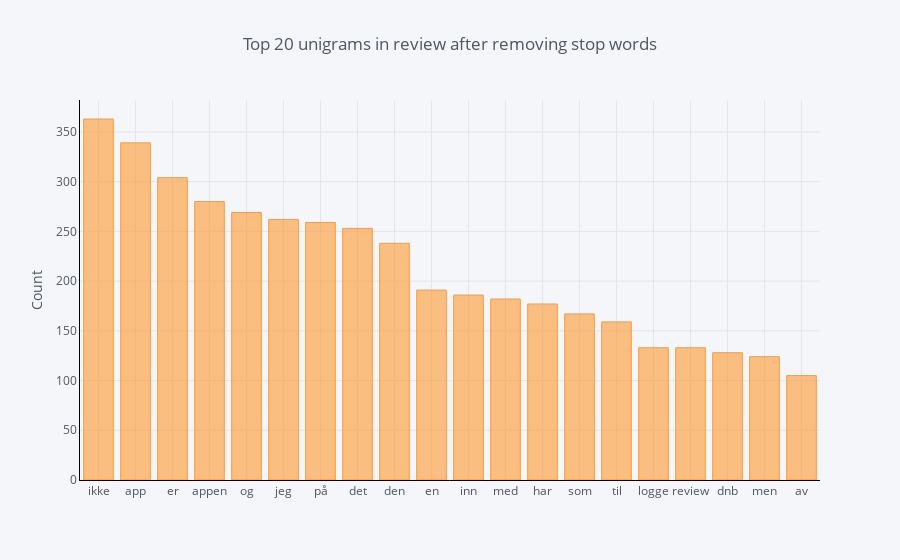

The cell this chart's notebook holds for it:
### Code cell
df1.groupby('Review_Text').sum()['count'].sort_values(ascending=False).iplot(
    kind='bar', 
    yTitle='Count', 
    linecolor='black', 
    title='Top 20 unigrams in review after removing stop words')

### Figure 1 — Plotly figure (JSON) as saved in the notebook; plotly's stock layout.template omitted (floating-point values rounded to 4 significant figures)
{"data": [{"marker": {"color": "rgba(255, 153, 51, 0.6)", "line": {"color": "rgba(255, 153, 51, 1.0)", "width": 1}}, "name": "count", "orientation": "v", "text": "", "type": "bar", "uid": "b4fd259b-e7ef-448e-99ef-31e2470c6ad1", "x": ["ikke", "app", "er", "appen", "og", "jeg", "på", "det", "den", "en", "inn", "med", "har", "som", "til", "logge", "review", "dnb", "men", "av"], "y": [363, 339, 304, 280, 269, 262, 259, 253, 238, 191, 186, 182, 177, 167, 159, 133, 133, 128, 124, 105]}], "layout": {"legend": {"bgcolor": "#F5F6F9", "font": {"color": "#4D5663"}}, "paper_bgcolor": "#F5F6F9", "plot_bgcolor": "#F5F6F9", "title": {"font": {"color": "#4D5663"}, "text": "Top 20 unigrams in review after removing stop words"}, "xaxis": {"gridcolor": "#E1E5ED", "linecolor": "black", "showgrid": true, "tickfont": {"color": "#4D5663"}, "title": {"font": {"color": "#4D5663"}, "text": ""}, "zerolinecolor": "#E1E5ED"}, "yaxis": {"gridcolor": "#E1E5ED", "linecolor": "black", "showgrid": true, "tickfont": {"color": "#4D5663"}, "title": {"font": {"color": "#4D5663"}, "text": "Count"}, "zerolinecolor": "#E1E5ED"}}}
